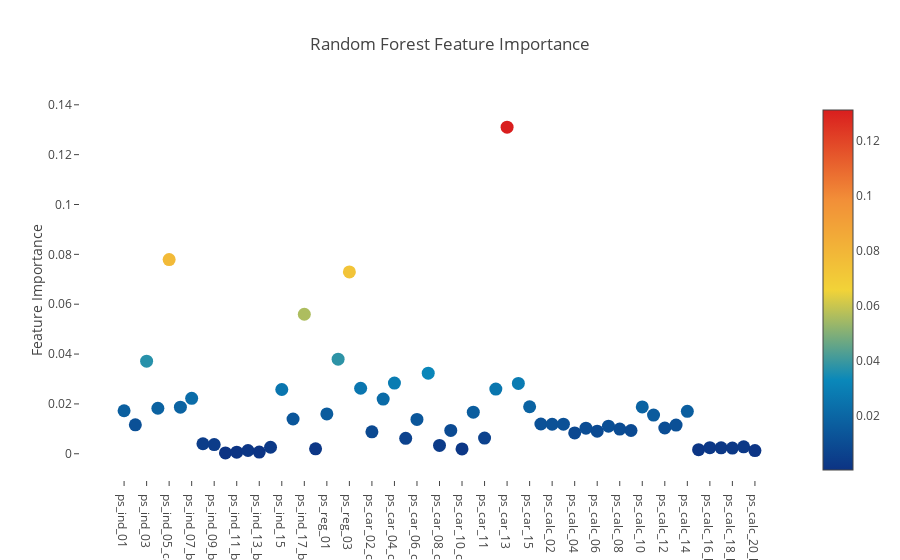

Notebook source saved alongside this figure:
### Markdown cell above
Having trained the Random Forest, we can obtain the list of feature importances by invoking the attribute "feature_importances_". Here

### Code cell
# Scatter plot 
trace = go.Scatter(
    y = rf.feature_importances_,
    x = features,
    mode='markers',
    marker=dict(
        sizemode = 'diameter',
        sizeref = 1,
        size = 13,
        #size= rf.feature_importances_,
        #color = np.random.randn(500), #set color equal to a variable
        color = rf.feature_importances_,
        colorscale='Portland',
        showscale=True
    ),
    text = features
)
data = [trace]

layout= go.Layout(
    autosize= True,
    title= 'Random Forest Feature Importance',
    hovermode= 'closest',
     xaxis= dict(
         ticklen= 5,
         showgrid=False,
        zeroline=False,
        showline=False
     ),
    yaxis=dict(
        title= 'Feature Importance',
        showgrid=False,
        zeroline=False,
        ticklen= 5,
        gridwidth= 2
    ),
    showlegend= False
)
fig = go.Figure(data=data, layout=layout)
py.iplot(fig,filename='scatter2010')

### Figure 1 — Plotly figure (JSON) as saved in the notebook; plotly's stock layout.template omitted (floating-point values rounded to 4 significant figures)
{"data": [{"marker": {"color": [0.01725, 0.01162, 0.03716, 0.01825, 0.07792, 0.0187, 0.02226, 0.004019, 0.003677, 0.0003535, 0.0006407, 0.001316, 0.0006906, 0.002619, 0.02578, 0.01394, 0.05596, 0.001962, 0.01597, 0.03796, 0.07294, 0.02628, 0.008811, 0.02193, 0.02834, 0.006198, 0.01378, 0.03234, 0.00335, 0.009375, 0.001949, 0.01669, 0.006278, 0.02595, 0.131, 0.0282, 0.01887, 0.01194, 0.01184, 0.01188, 0.008358, 0.01026, 0.009041, 0.01106, 0.009909, 0.009328, 0.01877, 0.01554, 0.01034, 0.01151, 0.01702, 0.00165, 0.002436, 0.002375, 0.002286, 0.002776, 0.001286], "colorscale": "Portland", "showscale": true, "size": 13, "sizemode": "diameter", "sizeref": 1}, "mode": "markers", "text": ["ps_ind_01", "ps_ind_02_cat", "ps_ind_03", "ps_ind_04_cat", "ps_ind_05_cat", "ps_ind_06_bin", "ps_ind_07_bin", "ps_ind_08_bin", "ps_ind_09_bin", "ps_ind_10_bin", "ps_ind_11_bin", "ps_ind_12_bin", "ps_ind_13_bin", "ps_ind_14", "ps_ind_15", "ps_ind_16_bin", "ps_ind_17_bin", "ps_ind_18_bin", "ps_reg_01", "ps_reg_02", "ps_reg_03", "ps_car_01_cat", "ps_car_02_cat", "ps_car_03_cat", "ps_car_04_cat", "ps_car_05_cat", "ps_car_06_cat", "ps_car_07_cat", "ps_car_08_cat", "ps_car_09_cat", "ps_car_10_cat", "ps_car_11_cat", "ps_car_11", "ps_car_12", "ps_car_13", "ps_car_14", "ps_car_15", "ps_calc_01", "ps_calc_02", "ps_calc_03", "ps_calc_04", "ps_calc_05", "ps_calc_06", "ps_calc_07", "ps_calc_08", "ps_calc_09", "ps_calc_10", "ps_calc_11", "ps_calc_12", "ps_calc_13", "ps_calc_14", "ps_calc_15_bin", "ps_calc_16_bin", "ps_calc_17_bin", "ps_calc_18_bin", "ps_calc_19_bin", "ps_calc_20_bin"], "type": "scatter", "x": ["ps_ind_01", "ps_ind_02_cat", "ps_ind_03", "ps_ind_04_cat", "ps_ind_05_cat", "ps_ind_06_bin", "ps_ind_07_bin", "ps_ind_08_bin", "ps_ind_09_bin", "ps_ind_10_bin", "ps_ind_11_bin", "ps_ind_12_bin", "ps_ind_13_bin", "ps_ind_14", "ps_ind_15", "ps_ind_16_bin", "ps_ind_17_bin", "ps_ind_18_bin", "ps_reg_01", "ps_reg_02", "ps_reg_03", "ps_car_01_cat", "ps_car_02_cat", "ps_car_03_cat", "ps_car_04_cat", "ps_car_05_cat", "ps_car_06_cat", "ps_car_07_cat", "ps_car_08_cat", "ps_car_09_cat", "ps_car_10_cat", "ps_car_11_cat", "ps_car_11", "ps_car_12", "ps_car_13", "ps_car_14", "ps_car_15", "ps_calc_01", "ps_calc_02", "ps_calc_03", "ps_calc_04", "ps_calc_05", "ps_calc_06", "ps_calc_07", "ps_calc_08", "ps_calc_09", "ps_calc_10", "ps_calc_11", "ps_calc_12", "ps_calc_13", "ps_calc_14", "ps_calc_15_bin", "ps_calc_16_bin", "ps_calc_17_bin", "ps_calc_18_bin", "ps_calc_19_bin", "ps_calc_20_bin"], "y": [0.01725, 0.01162, 0.03716, 0.01825, 0.07792, 0.0187, 0.02226, 0.004019, 0.003677, 0.0003535, 0.0006407, 0.001316, 0.0006906, 0.002619, 0.02578, 0.01394, 0.05596, 0.001962, 0.01597, 0.03796, 0.07294, 0.02628, 0.008811, 0.02193, 0.02834, 0.006198, 0.01378, 0.03234, 0.00335, 0.009375, 0.001949, 0.01669, 0.006278, 0.02595, 0.131, 0.0282, 0.01887, 0.01194, 0.01184, 0.01188, 0.008358, 0.01026, 0.009041, 0.01106, 0.009909, 0.009328, 0.01877, 0.01554, 0.01034, 0.01151, 0.01702, 0.00165, 0.002436, 0.002375, 0.002286, 0.002776, 0.001286]}], "layout": {"autosize": true, "hovermode": "closest", "showlegend": false, "title": "Random Forest Feature Importance", "xaxis": {"showgrid": false, "showline": false, "ticklen": 5, "zeroline": false}, "yaxis": {"gridwidth": 2, "showgrid": false, "ticklen": 5, "title": "Feature Importance", "zeroline": false}}}
